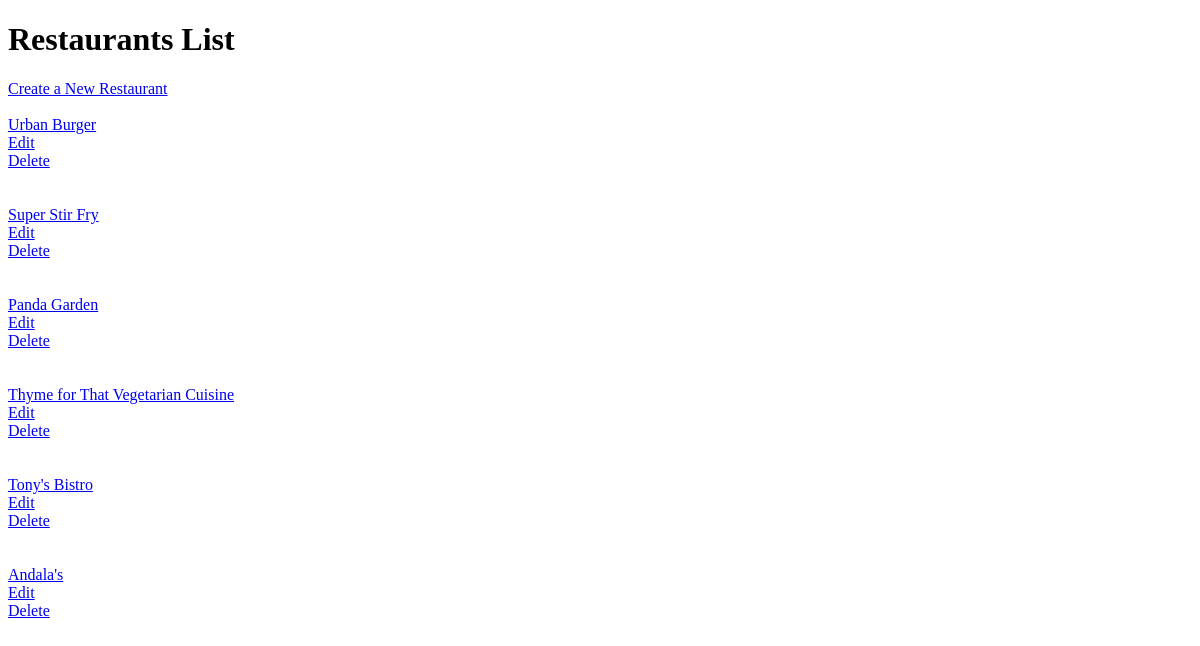
The page /restaurants/ on the database as committed earlier.
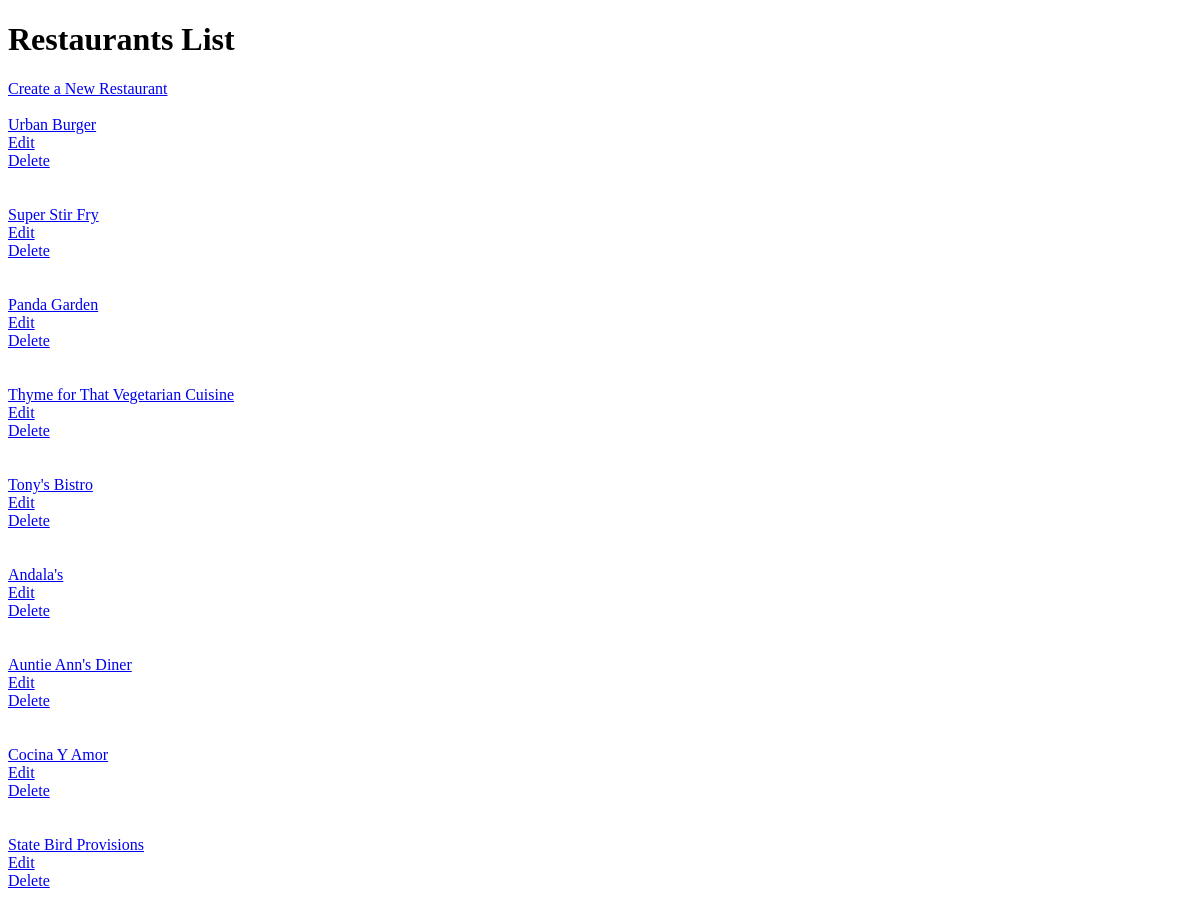
The same page on the database as committed later.
### database_setup.py (models this page shows, shortened)
class Restaurant(Base):
    __tablename__ = 'restaurant'
    name = Column(String(80), nullable = False)
    id = Column(Integer, primary_key = True)

### project.py (the view)
@app.route('/')
@app.route('/restaurants/')
def restaurants():
    restaurants = session.query(Restaurant).all()
    return render_template('restaurants.html', restaurants = restaurants)

### templates/restaurants.html (shortened to what this page needs)
<!DOCTYPE html>
<html>
    <head>
    </head>
    <body>
        <h1>Restaurants List</h1>
        <a href="{{ url_for('newRestaurant') }}">Create a New Restaurant</a>
        <br><br>
        {% for restaurant in restaurants %}
            <a href="{{ url_for('restaurantMenu', restaurant_id = restaurant.id) }}">{{ restaurant.name }}</a>
            <br>
            <a href="{{ url_for('editRestaurant', restaurant_id = restaurant.id) }}">Edit</a>
            <br>
            <a href="{{ url_for('deleteRestaurant', restaurant_id = restaurant.id) }}">Delete</a>
            <br><br><br>
        {% endfor %}
    </body>
</html>

Rows that differ between the two databases and show on the page:
added Restaurant: name "Auntie Ann's Diner"
added Restaurant: name "Cocina Y Amor"
added Restaurant: name "State Bird Provisions"
